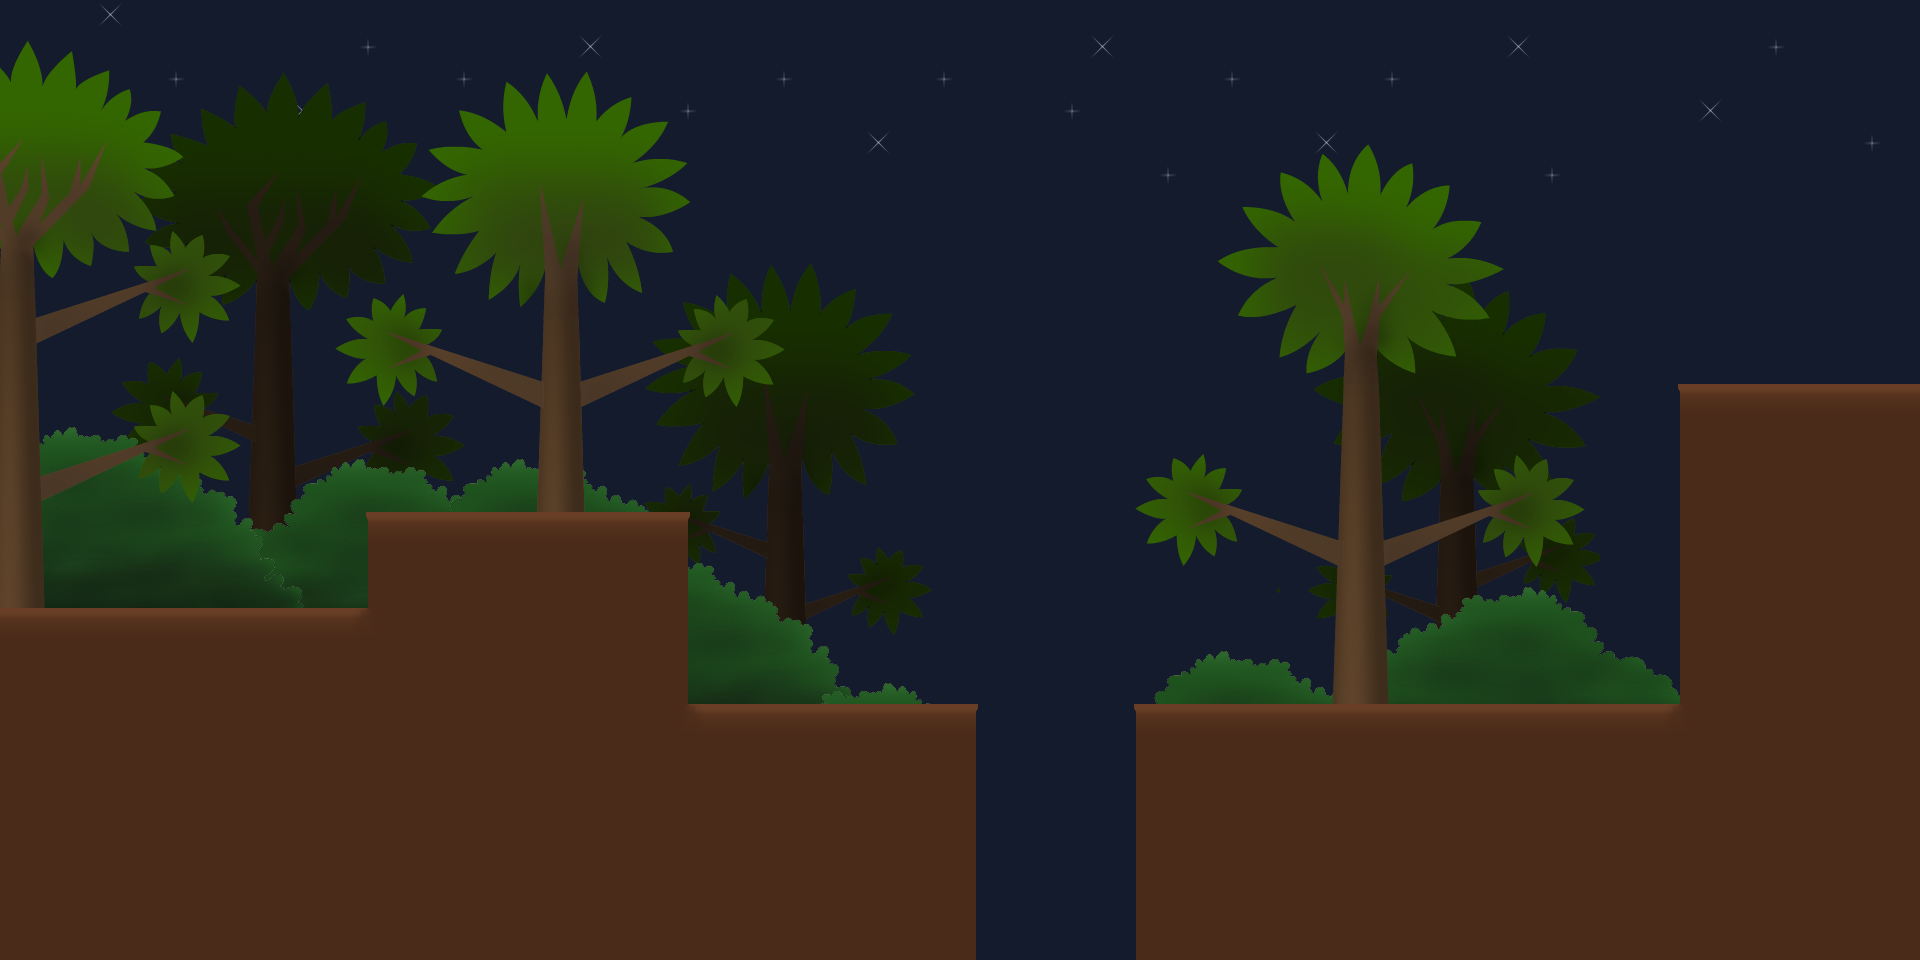

A level layout from a 2D game, rendered from its tile map. Below: a short description, then the map file with tile-grid data replaced by summaries:
An orthogonal 60x30 tile map with 32x32 px tiles, 10 tile layers (Sky, Background Right Branch, Background Tree, Background Left Branch, ...) and 98 objects.

<map version="1.0" orientation="orthogonal" width="60" height="30" tilewidth="32" tileheight="32">
 <tileset firstgid="1" name="all_graphic" tilewidth="32" tileheight="32">
  <image source="gfx/all_graphic.png" trans="ff00ff" width="1792" height="1152" />
 </tileset>
 <layer name="Sky" width="60" height="30">
  <data>[1800 cells, 1800 non-empty, 3 distinct tile ids]</data>
 </layer>
 <layer name="Background Right Branch" width="60" height="30">
  <data>[1800 cells, 1800 non-empty, 40 distinct tile ids]</data>
 </layer>
 <layer name="Background Tree" width="60" height="30">
  <data>[1800 cells, 1800 non-empty, 273 distinct tile ids]</data>
 </layer>
 <layer name="Background Left Branch" width="60" height="30">
  <data>[1800 cells, 1800 non-empty, 36 distinct tile ids]</data>
 </layer>
 <layer name="Bush" width="60" height="30">
  <data>[1800 cells, 1800 non-empty, 160 distinct tile ids]</data>
 </layer>
 <layer name="Bush2" width="60" height="30">
  <data>[1800 cells, 1800 non-empty, 87 distinct tile ids]</data>
 </layer>
 <layer name="Right Branch" width="60" height="30">
  <data>[1800 cells, 1800 non-empty, 29 distinct tile ids]</data>
 </layer>
 <layer name="Tree" width="60" height="30">
  <data>[1800 cells, 1800 non-empty, 241 distinct tile ids]</data>
 </layer>
 <layer name="Left Branch" width="60" height="30">
  <data>[1800 cells, 1800 non-empty, 29 distinct tile ids]</data>
 </layer>
 <layer name="Ground" width="60" height="30">
  <data>[1800 cells, 1800 non-empty, 13 distinct tile ids]</data>
 </layer>
 <objectgroup name="Ground" width="60" height="30">
  <properties>
   <property name="ground" value="true" />
  </properties>
  <object x="0" y="614" width="367" height="348" />
  <object x="368" y="519" width="317" height="446" />
  <object x="687" y="710" width="283" height="248" />
  <object x="1136" y="709" width="545" height="252" />
  <object x="1681" y="391" width="241" height="571" />
  <object x="-1" y="140" width="32" height="475" />
  <object x="0" y="116" width="105" height="61" />
  <object x="503" y="148" width="119" height="48" />
  <object x="547" y="196" width="32" height="60" />
  <object x="543" y="381" width="39" height="27" />
  <object x="1339" y="537" width="44" height="31" />
  <object x="1347" y="289" width="28" height="115" />
  <object x="1297" y="239" width="133" height="52" />
  <object x="31" y="317" width="22" height="19" />
  <object x="50" y="313" width="20" height="17" />
  <object x="65" y="308" width="17" height="15" />
  <object x="79" y="304" width="15" height="14" />
  <object x="92" y="299" width="13" height="12" />
  <object x="104" y="295" width="13" height="10" />
  <object x="116" y="291" width="12" height="9" />
  <object x="128" y="289" width="10" height="8" />
  <object x="139" y="285" width="7" height="7" />
  <object x="147" y="282" width="6" height="6" />
  <object x="155" y="280" width="5" height="4" />
  <object x="163" y="278" width="4" height="4" />
  <object x="33" y="477" width="20" height="19" />
  <object x="54" y="472" width="16" height="16" />
  <object x="69" y="467" width="14" height="14" />
  <object x="82" y="463" width="12" height="13" />
  <object x="94" y="459" width="11" height="12" />
  <object x="105" y="456" width="10" height="10" />
  <object x="114" y="454" width="9" height="8" />
  <object x="122" y="450" width="9" height="8" />
  <object x="132" y="447" width="7" height="7" />
  <object x="139" y="444" width="7" height="6" />
  <object x="147" y="442" width="7" height="6" />
  <object x="155" y="440" width="5" height="5" />
  <object x="161" y="438" width="4" height="4" />
  <object x="167" y="436" width="4" height="4" />
  <object x="402" y="337" width="3" height="5" />
  <object x="406" y="338" width="5" height="5" />
  <object x="413" y="341" width="5" height="6" />
  <object x="419" y="343" width="6" height="6" />
  <object x="425" y="346" width="5" height="7" />
  <object x="431" y="348" width="10" height="7" />
  <object x="442" y="350" width="7" height="10" />
  <object x="449" y="355" width="9" height="9" />
  <object x="458" y="358" width="10" height="10" />
  <object x="468" y="360" width="9" height="12" />
  <object x="478" y="365" width="12" height="12" />
  <object x="491" y="369" width="12" height="14" />
  <object x="504" y="374" width="12" height="17" />
  <object x="518" y="377" width="12" height="19" />
  <object x="531" y="380" width="12" height="23" />
  <object x="583" y="381" width="15" height="19" />
  <object x="596" y="378" width="13" height="18" />
  <object x="607" y="374" width="11" height="16" />
  <object x="618" y="370" width="10" height="15" />
  <object x="628" y="367" width="10" height="13" />
  <object x="637" y="364" width="10" height="12" />
  <object x="646" y="361" width="11" height="11" />
  <object x="656" y="358" width="11" height="9" />
  <object x="666" y="355" width="10" height="7" />
  <object x="676" y="351" width="9" height="7" />
  <object x="684" y="349" width="9" height="5" />
  <object x="693" y="347" width="5" height="5" />
  <object x="698" y="345" width="5" height="4" />
  <object x="705" y="344" width="4" height="3" />
  <object x="1207" y="499" width="4" height="4" />
  <object x="1211" y="501" width="4" height="4" />
  <object x="1214" y="503" width="6" height="5" />
  <object x="1221" y="505" width="6" height="6" />
  <object x="1227" y="507" width="7" height="7" />
  <object x="1234" y="509" width="7" height="7" />
  <object x="1240" y="511" width="8" height="8" />
  <object x="1249" y="514" width="8" height="9" />
  <object x="1257" y="517" width="9" height="9" />
  <object x="1266" y="521" width="10" height="11" />
  <object x="1275" y="524" width="11" height="13" />
  <object x="1286" y="527" width="11" height="14" />
  <object x="1297" y="530" width="10" height="17" />
  <object x="1308" y="533" width="10" height="18" />
  <object x="1318" y="536" width="10" height="21" />
  <object x="1330" y="537" width="10" height="24" />
  <object x="1384" y="538" width="13" height="23" />
  <object x="1397" y="537" width="12" height="17" />
  <object x="1407" y="533" width="13" height="16" />
  <object x="1419" y="530" width="12" height="15" />
  <object x="1429" y="526" width="10" height="14" />
  <object x="1439" y="524" width="9" height="12" />
  <object x="1447" y="521" width="7" height="12" />
  <object x="1456" y="518" width="8" height="10" />
  <object x="1464" y="515" width="7" height="9" />
  <object x="1473" y="512" width="7" height="8" />
  <object x="1481" y="510" width="6" height="7" />
  <object x="1488" y="508" width="6" height="6" />
  <object x="1495" y="505" width="5" height="6" />
  <object x="1501" y="503" width="5" height="5" />
 </objectgroup>
</map>
